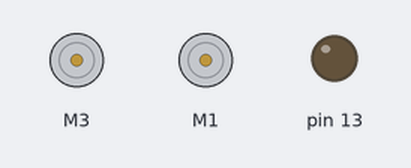
Simulated run of this sketch. Board: Arduino Uno, built with avr-gcc and run on an emulated ATmega328P. Parts: 2 × DC motor (green arrow = forward, orange = backward, longer = faster), output pins drawn as LEDs (lit = HIGH).

Above: at 1.5 s.
At 3.5 s:
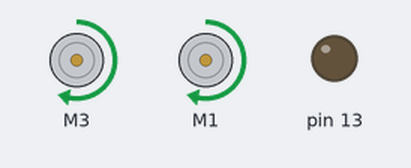
At 20.2 s:
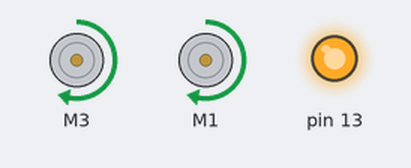
Timing chart, 0 to 21.2 s (numbered marks = the images above):
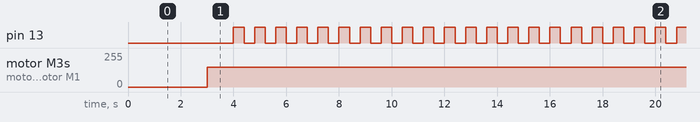

Measured:
- by itself, pin 13: LOW → HIGH at 4.0 s, → LOW 0.40 s later, → HIGH 0.40 s later, → LOW 0.40 s later, … (315 changes in this stretch)
- by itself, motor M3, motor M1: stopped → forward 150/255 at 3.0 s

The sketch:

drive_test_AMT.ino
```cpp
/*programmer: Austin Taylor
   Date: 6/15/2015
   */
  #include <Wire.h>
  #include<Adafruit_MotorShield.h>

  //create the motor shield object with the default I2C address
  Adafruit_MotorShield AFMS = Adafruit_MotorShield();

  // Define Constants
  #define TESTTIME 1000
  const byte SPEED = 150;  //Default speed for motors
  //Define 'ports' for motors.
  const byte LEFTMOTORPORT = 3;
  const byte RIGHTMOTORPORT = 1;
// Create pointers to motor control objects
Adafruit_DCMotor  *motorLeft = AFMS.getMotor(LEFTMOTORPORT);
Adafruit_DCMotor  *motorRight = AFMS.getMotor(RIGHTMOTORPORT);
void setup() {
  pinMode(13, OUTPUT);
  AFMS. begin();  // create with default frequency 1.6KHz
  // Turn off all motors to start, just a good habit
  motorLeft->run(RELEASE);
  motorRight->run(RELEASE);
}
void loop(void){
   delay(2000) ; // Delay for two seconds to give time to set bot down
   delay(TESTTIME);
   motorLeft->setSpeed(SPEED) ; // set both speeds
  motorRight->setSpeed(SPEED);
 motorLeft-> run(FORWARD);
 motorRight-> run(FORWARD);
delay(TESTTIME); // Do not drive the motors for one second. If instead of delay TESTTIME i put while, the motors will run for the time given before the while and will stop
while(motorLeft){
  digitalWrite(13, HIGH);
  delay(400);
  digitalWrite(13, LOW);
 delay(400);
}
}
```
